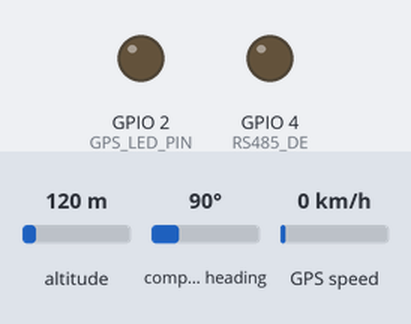
The sketch below on a simulated ESP32. Shown: output pins drawn as LEDs (lit = HIGH). The test bench sets the inputs (shaded band); at power-on: altitude 120 m, compass heading 90°, GPS speed 0 km/h. The GPS gets a fix after 3 s at 37.7749, -122.4194 with 8 satellites; no radio packets arrive unless stated; what the sketch prints to the serial monitor is not drawn.

Above: at 0.1 s.
At 1.1 s:
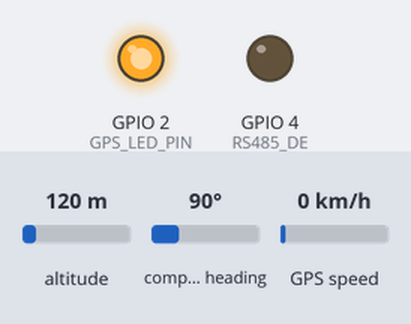
Timing chart, 0 to 2.6 s (numbered marks = the images above):
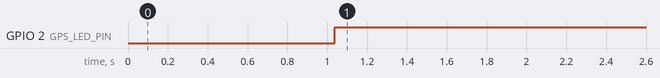

The sketch:

node3_code.ino
```cpp
#include <Arduino.h>
#include <TinyGPSPlus.h>
#include <SPI.h>
#include <LoRa.h>

// ════════════════════════════════════════════════════════════
//  HARDWARE & CONFIGURATION
// ════════════════════════════════════════════════════════════
#define NODE_ID          "NODE_03"
#define LOG_INTERVAL_MS   180000

#define GPS_RX           27
#define GPS_TX           14
#define GPS_BAUD         9600
#define GPS_WAIT_MS      2000
#define GPS_LED_PIN      2

#define SENSOR_RX        16   // 7-in-1 on UART2
#define SENSOR_TX        17
#define RS485_DE         4
#define SENSOR_BAUD      4800
#define SENSOR_TIMEOUT   500

// New SPI LoRa Pins
#define LORA_NSS         5
#define LORA_RST         32
#define LORA_DIO0        21

// Season: moisture + temp from sensor
#define RAINY_MOISTURE_MIN  80.0f
#define RAINY_TEMP_MAX      25.0f

// ════════════════════════════════════════════════════════════
//  DATA STRUCTURE
// ════════════════════════════════════════════════════════════
struct SoilData {
  float moisture;    // %
  float temperature; // °C
  int   ec;          // µS/cm
  float ph;
  int   nitrogen;    // mg/kg
  int   phosphorus;  // mg/kg
  int   potassium;   // mg/kg
  bool  valid;
};

HardwareSerial gpsSerial(1);
HardwareSerial uart2(2);
TinyGPSPlus    gps;

unsigned long lastLog   = 0;
unsigned long lastBlink = 0;
bool          ledState  = false;

// ════════════════════════════════════════════════════════════
//  CRC-16 Modbus
// ════════════════════════════════════════════════════════════
uint16_t calculateCRC(const uint8_t *data, uint8_t length) {
  uint16_t crc = 0xFFFF;
  for (uint8_t i = 0; i < length; i++) {
    crc ^= data[i];
    for (uint8_t j = 0; j < 8; j++) {
      if (crc & 0x0001) { crc >>= 1; crc ^= 0xA001; }
      else              { crc >>= 1; }
    }
  }
  return crc;
}

// ════════════════════════════════════════════════════════════
//  7-in-1 Sensor
// ════════════════════════════════════════════════════════════
SoilData readSensor() {
  SoilData d = {0, 0, 0, 0, 0, 0, 0, false};

  uart2.begin(SENSOR_BAUD, SERIAL_8N1, SENSOR_RX, SENSOR_TX);
  delay(50);
  while (uart2.available()) uart2.read();

  const uint8_t request[] = {0x01, 0x03, 0x00, 0x00, 0x00, 0x07, 0x04, 0x08};

  digitalWrite(RS485_DE, HIGH);
  delayMicroseconds(100);
  uart2.write(request, sizeof(request));
  uart2.flush();
  delayMicroseconds(100);
  digitalWrite(RS485_DE, LOW);

  uint8_t buf[19];
  uint8_t idx   = 0;
  uint32_t start = millis();
  while (millis() - start < SENSOR_TIMEOUT && idx < 19) {
    if (uart2.available()) buf[idx++] = uart2.read();
  }

  // We no longer need to close uart2 or toggle SENSOR_TX as an input
  // since LoRa is now on SPI, not UART2.

  if (idx < 19) {
    Serial.printf("  [7-in-1] Timeout — got %d/19 bytes. Check wires.\n", idx);
    return d;
  }

  if (buf[0] != 0x01 || buf[1] != 0x03 || buf[2] != 0x0E) {
    Serial.printf("  [7-in-1] Bad header: %02X %02X %02X\n", buf[0], buf[1], buf[2]);
    return d;
  }

  uint16_t calcCRC = calculateCRC(buf, 17);
  uint16_t recvCRC = buf[17] | (buf[18] << 8);
  if (calcCRC != recvCRC) {
    Serial.printf("  [7-in-1] CRC mismatch: calc 0x%04X  recv 0x%04X\n", calcCRC, recvCRC);
    return d;
  }

  d.moisture    = ((buf[3]  << 8) | buf[4])  / 10.0f;
  d.temperature = ((buf[5]  << 8) | buf[6])  / 10.0f;
  d.ec          =  (buf[7]  << 8) | buf[8];
  d.ph          = ((buf[9]  << 8) | buf[10]) / 10.0f;
  d.nitrogen    =  (buf[11] << 8) | buf[12];
  d.phosphorus  =  (buf[13] << 8) | buf[14];
  d.potassium   =  (buf[15] << 8) | buf[16];
  d.valid       = true;

  Serial.printf("  [7-in-1] OK — M:%.1f%% T:%.1f°C EC:%d pH:%.1f N:%d P:%d K:%d\n",
                d.moisture, d.temperature, d.ec, d.ph,
                d.nitrogen, d.phosphorus, d.potassium);
  return d;
}

// ════════════════════════════════════════════════════════════
//  GPS
// ════════════════════════════════════════════════════════════
bool readGPS() {
  unsigned long start = millis();
  while (millis() - start < GPS_WAIT_MS) {
    while (gpsSerial.available()) gps.encode(gpsSerial.read());
    if (gps.location.isUpdated()) return true;
  }
  return gps.location.isValid();
}

void handleGPSLed() {
  if (gps.location.isValid()) { digitalWrite(GPS_LED_PIN, HIGH); return; }
  if (millis() - lastBlink >= 200) {
    lastBlink = millis();
    digitalWrite(GPS_LED_PIN, ledState = !ledState);
  }
}

String getTimestamp() {
  if (gps.date.isValid() && gps.time.isValid()) {
    char buf[22];
    sprintf(buf, "%04d-%02d-%02d %02d:%02d:%02d",
            gps.date.year(),  gps.date.month(),  gps.date.day(),
            gps.time.hour(),  gps.time.minute(), gps.time.second());
    return String(buf);
  }
  unsigned long s = millis() / 1000;
  char buf[20];
  sprintf(buf, "UPTIME %02lu:%02lu:%02lu", s / 3600, (s % 3600) / 60, s % 60);
  return String(buf);
}

String classifySeason(float moisture, float temperature) {
  return (moisture > RAINY_MOISTURE_MIN && temperature < RAINY_TEMP_MAX)
         ? "Rainy" : "Dry";
}

// ════════════════════════════════════════════════════════════
//  SPI LoRa TX (Updated for Ai-Thinker Ra-02)
// ════════════════════════════════════════════════════════════
bool sendLoRa(const SoilData &s, float lat, float lng, float alt, const String &sats, const String &season) {

  String pkt = String(NODE_ID)          + "," +
               String(s.moisture, 1)    + "," +
               String(s.temperature, 1) + "," +
               s.ec                     + "," +
               String(s.ph, 1)          + "," +
               s.nitrogen               + "," +
               s.phosphorus             + "," +
               s.potassium              + "," +
               String(lat, 6)           + "," +
               String(lng, 6)           + "," +
               String(alt, 1)           + "," +
               sats                     + "," +
               season;

  Serial.println("\n[LoRa] Sending: " + pkt);

  // Send packet using standard LoRa library over SPI
  LoRa.beginPacket();
  LoRa.print(pkt);
  LoRa.endPacket();

  Serial.printf("[LoRa] Sent (%d bytes).\n", pkt.length());
  return true;
}

// ════════════════════════════════════════════════════════════
//  Print Readings
// ════════════════════════════════════════════════════════════
void printReadings(const SoilData &s, bool gpsOk, float lat, float lng, float alt, const String &sats, const String &season) {

  Serial.println("\n╔══════════════════════════════════════════╗");
  Serial.printf( "║   %s — SENSOR READINGS           ║\n", NODE_ID);
  Serial.println( "╚══════════════════════════════════════════╝");
  Serial.println("  Timestamp   : " + getTimestamp());
  Serial.println("  ────────────────────────────────────────");

  if (s.valid) {
    Serial.printf("  Moisture    : %.1f %%\n", s.moisture);
    Serial.print ("  Soil Status : ");
    if      (s.moisture < 20) Serial.println("DRY  — Consider watering!");
    else if (s.moisture < 50) Serial.println("SLIGHTLY MOIST");
    else if (s.moisture < 75) Serial.println("MOIST — OPTIMAL");
    else                      Serial.println("WET  — Reduce watering!");

    Serial.println("  ────────────────────────────────────────");
    Serial.printf("  Temperature : %.1f C\n",   s.temperature);
    Serial.printf("  EC          : %d us/cm\n", s.ec);
    Serial.printf("  pH          : %.1f\n",     s.ph);
    Serial.println("  ────────────────────────────────────────");
    Serial.printf("  Nitrogen  N : %d mg/kg\n", s.nitrogen);
    Serial.printf("  Phosphorus P: %d mg/kg\n", s.phosphorus);
    Serial.printf("  Potassium K : %d mg/kg\n", s.potassium);
  } else {
    Serial.println("  7-in-1      : ERROR — No valid response");
  }

  Serial.println("  ────────────────────────────────────────");
  if (gpsOk) {
    Serial.printf("  Latitude    : %.6f\n",   lat);
    Serial.printf("  Longitude   : %.6f\n",   lng);
    Serial.printf("  Altitude    : %.1f m\n", alt);
    Serial.printf("  Satellites  : %s\n",     sats.c_str());
    if (gps.time.isValid())
      Serial.printf("  UTC Time    : %02d:%02d:%02d\n", gps.time.hour(), gps.time.minute(), gps.time.second());
    Serial.printf("  Maps Link   : https://maps.google.com/?q=%.6f,%.6f\n", lat, lng);
  } else {
    Serial.println("  GPS         : Searching — LED blinking");
    Serial.printf ("  GPS chars   : %lu processed\n", gps.charsProcessed());
  }

  Serial.println("  ────────────────────────────────────────");
  Serial.printf( "  Season      : %s\n", season.c_str());
  Serial.println("  ══════════════════════════════════════════");
}

// ════════════════════════════════════════════════════════════
//  SETUP
// ════════════════════════════════════════════════════════════
void setup() {
  pinMode(RS485_DE,    OUTPUT); digitalWrite(RS485_DE,    LOW);
  pinMode(GPS_LED_PIN, OUTPUT); digitalWrite(GPS_LED_PIN, LOW);

  Serial.begin(115200);
  delay(1000);

  Serial.println("\n==========================================");
  Serial.printf( "   %s — SPI LoRa Agri Node\n", NODE_ID);
  Serial.println("==========================================\n");

  gpsSerial.begin(GPS_BAUD, SERIAL_8N1, GPS_RX, GPS_TX);

  // Initialize SPI LoRa
  LoRa.setPins(LORA_NSS, LORA_RST, LORA_DIO0);
  if (!LoRa.begin(433E6)) {
    Serial.println("[INIT] SPI LoRa initialization failed. Check wiring!");
    while (1);
  }
  Serial.println("[INIT] LoRa initialized at 433MHz.");

  Serial.println("[INIT] Ready! Logging every 3 minutes.\n");
  lastLog = millis() - LOG_INTERVAL_MS;
}

// ════════════════════════════════════════════════════════════
//  LOOP
// ════════════════════════════════════════════════════════════
void loop() {
  while (gpsSerial.available()) gps.encode(gpsSerial.read());
  handleGPSLed();

  if (millis() - lastLog < LOG_INTERVAL_MS) return;
  lastLog = millis();

  Serial.println("\n[TX] === Reading Sensors ===");

  SoilData soil = readSensor();
  bool   gpsOk   = readGPS();
  float  latVal  = gpsOk ? (float)gps.location.lat()  : 0.0f;
  float  lngVal  = gpsOk ? (float)gps.location.lng()  : 0.0f;
  float  altVal  = (gpsOk && gps.altitude.isValid())  ? (float)gps.altitude.meters() : 0.0f;
  String satsStr = (gpsOk && gps.satellites.isValid())? String(gps.satellites.value()) : "ERR";
  String season = classifySeason(soil.moisture, soil.temperature);

  printReadings(soil, gpsOk, latVal, lngVal, altVal, satsStr, season);

  Serial.println("[TX] Sending via SPI LoRa...");
  bool loraSent = sendLoRa(soil, latVal, lngVal, altVal, satsStr, season);

  Serial.println("\n[TX] ── Summary ─────────────────────");
  Serial.printf("[TX]   LoRa     : %s\n",    loraSent  ? "SENT ✓"  : "FAILED ✗");
  Serial.printf("[TX]   7-in-1   : %s\n",    soil.valid? "OK ✓"    : "ERROR ✗");
  Serial.printf("[TX]   Moisture : %.1f %%\n", soil.moisture);
  Serial.printf("[TX]   GPS      : %.6f, %.6f\n", latVal, lngVal);
  Serial.println("[TX] ────────────────────────────────\n");
}
```

Measured:
- by itself, GPIO 2 (GPS_LED_PIN): LOW → HIGH at 1.0 s
